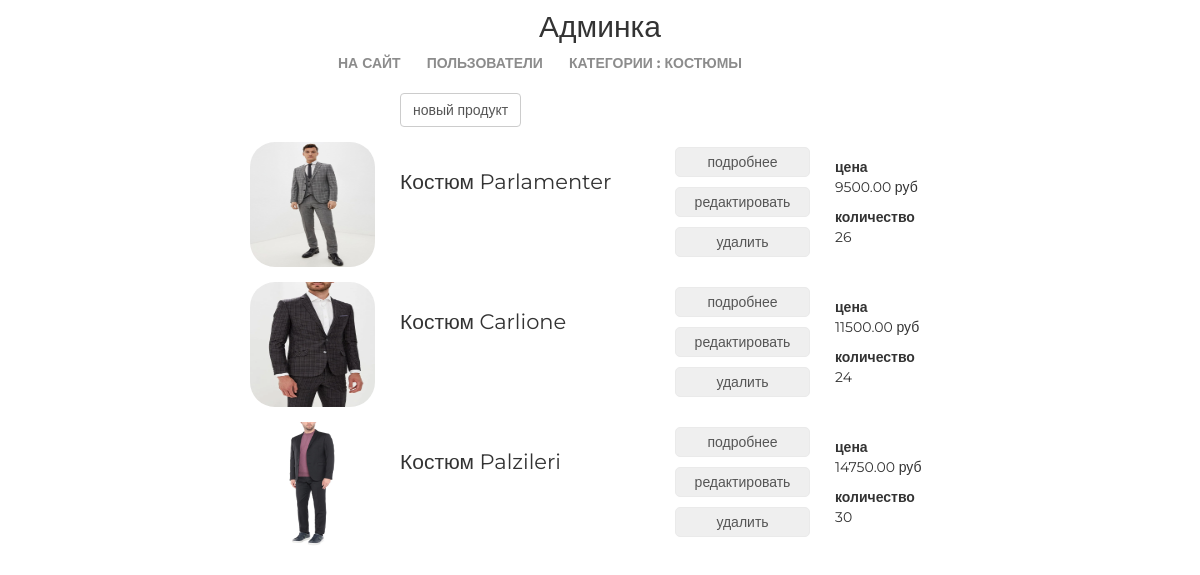
Before: /my/admin/category/1/products/ (signed in) with the older database file.
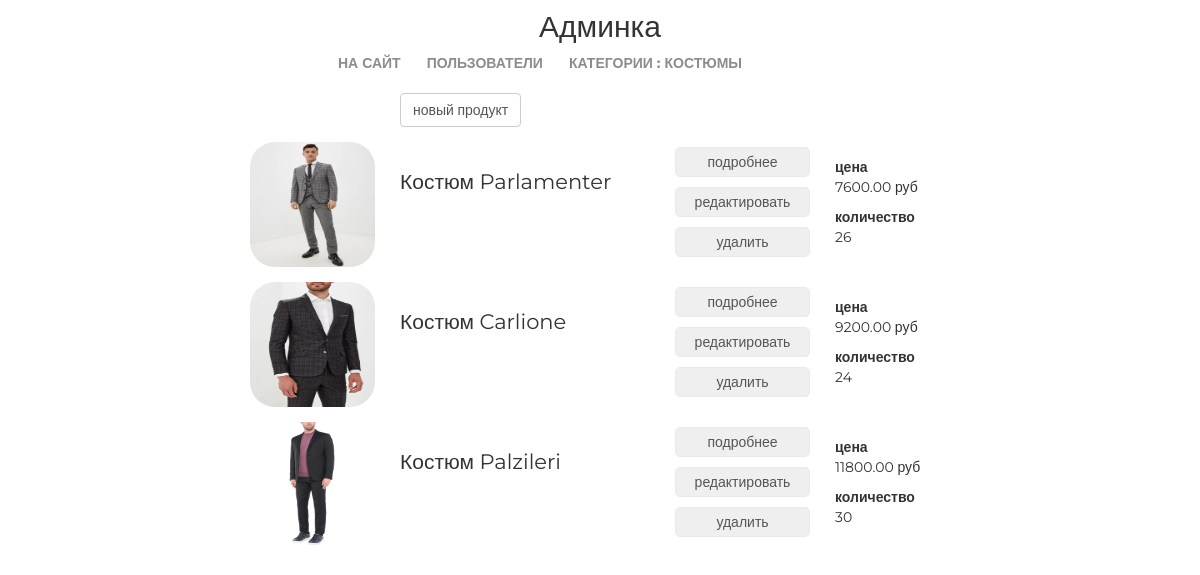
After: the same page with the newer database file.
### mainapp/models.py (models this page shows, shortened)
class ProductCategory(models.Model):
    name = models.CharField('имя категории', max_length=64)
    description = models.TextField('описание категории', blank=True)
    is_active = models.BooleanField(db_index=True, default=True)

class Product(models.Model):
    category = models.ForeignKey(ProductCategory, verbose_name='категория продукта', on_delete=models.CASCADE)
    name = models.CharField('имя продукта', max_length=128)
    image = models.ImageField(upload_to='products_images', blank=True)
    short_desc = models.CharField('краткое описание', max_length=64, blank=True)
    desc = models.TextField('описание товара', blank=True)
    price = models.DecimalField('цена продукта', max_digits=8, decimal_places=2, default=0)
    quantity = models.PositiveIntegerField('количество на складе', default=0)
    is_active = models.BooleanField(db_index=True, default=True)

### adminapp/views.py (the view)
# urls.py: path('category/<int:pk>/products/', adminapp.category_products, name='category_products'),
@user_passes_test(lambda x: x.is_superuser)
def category_products(request, pk):
    category = get_object_or_404(ProductCategory, pk=pk)
    object_list = category.product_set.all()
    context = {
        'title': f'продукты категории {category.name}',
        'object_list': object_list,
        'category': category,
    }
    return render(request, 'adminapp/category_products_list.html', context)

### basketapp/context_processors.py (called while the page is built)
def basket(request):
    if request.user.is_authenticated:
        basket = request.user.basket.select_related().all()
    else:
        basket = []
    return {
        'basket':basket,
    }

### mainapp/context_processors.py (called while the page is built)
def menu(request):
    menu = ProductCategory.objects.filter(is_active=True)
    return {
        'categories': menu,
    }

### mainapp/templatetags/my_tags.py (called while the page is built)
def media_folder_products(string):
    if not string:
        string = 'products_images/default.jpg'
    return f'{settings.MEDIA_URL}{string}'

### adminapp/templates/adminapp/category_products_list.html (shortened to what this page needs)
{% extends 'adminapp/base.html' %}
{% load static %}
{% load my_tags %}
{% block container %}
    <div class="products_list">
        <a class="new_product btn btn-default"
           href={% url 'my_admin:product_create' category.pk %}>новый продукт</a>
        {% for object in object_list %}
            <div class="product_record {% if not object.is_active %}not_active{% endif %}">
                <img src="{{ object.image|media_folder_products }}" alt="{{ object.name }}">
                <div class="product_name">
                    {{ object.name|title }}
                </div>
                <div class="product_actions">
                    <button>
                        <a href={% url 'my_admin:product_read' object.pk %}>подробнее</a>
                    </button>
                    <button>
                        <a href={% url 'my_admin:product_update' object.pk %}>редактировать</a>
                    </button>
                    <button>
                        <a href={% url 'my_admin:product_delete' object.pk %}>удалить</a>
                    </button>
                </div>
                <div class="summary">
                    <b>цена</b>
                    <p>{{ object.price }} руб</p>
                    <b>количество</b>
                    <p>{{ object.quantity }}</p>
                </div>
            </div>
        {% endfor %}
    </div>
{% endblock %}

### adminapp/templates/adminapp/base.html (shortened to what this page needs)
<!DOCTYPE html>
{% load static %}
<html>
<head>
    {% block css %}
        <link rel="stylesheet" type="text/css" href="{% static 'css/bootstrap.min.css' %}">
        <link rel="stylesheet" type="text/css" href="{% static 'css/style.css' %}">
        <link rel="stylesheet" href="{% static 'fonts/font-awesome/css/font-awesome.css' %}">
    {% endblock %}
</head>
<body>
<div class="admin_container">
    <div class="h2 text-center head">
        Админка
    </div>
    {% block menu %}
        <div class="admin_menu">
            {% include 'adminapp/includes/inc__menu.html' %}
        </div>
    {% endblock %}
    {% block container %}
    {% endblock %}
</div>
</body>
</html>

### adminapp/templates/adminapp/includes/inc__menu.html
<ul class="menu">
    <li>
        <a href="{% url 'main:index' %}">на сайт</a>
    </li>
    <li>
        <a href="{% url 'my_admin:index' %}">пользователи</a>
    </li>
    <li>
        <a href="{% url 'my_admin:categories' %}">
            категории
            {% if category %}
                : {{ category.name }}
            {% endif %}
        </a>
    </li>
</ul>

### static/css/style.css (style rules this page uses)
* { margin: 0; padding: 0; }
body { font-family: 'Montserrat', sans-serif; }
html, body { height: 100%; }
.products_list { margin-left: 250px; }
.products_list .new_product { margin-left: 150px; }
.products_list button { border: 1px solid #eaeaea; border-radius: 5px; height: 30px; margin: 5px auto; width: 135px; padding: 0 15px; }
.products_list a { color: #555; text-decoration: none; }
.product_record { height: 125px; margin: 15px auto; position: relative; }
.product_record .product_name { display: block; float: left; margin-top: 25px; margin-left: 25px; width: 250px; font-size: 150%; }
.product_record .product_actions { display: block; float: left; margin-top: 0px; margin-left: 25px; width: 135px; }
.product_record .summary { display: block; float: left; margin-top: 15px; margin-left: 25px; width: 100px; }
.product_record img { display: block; float: left; height: 125px; width: 125px; border-radius: 25px; }
.admin_container .h2 { margin-top: 10px; }
.admin_menu { display: block; left: 15px; top: 20px; height: 40px; width: 100%; }
.admin_menu ul.menu { display: block; float: none; width: 550px; height: 50px; margin: auto; color: #555; }
.menu { list-style-type: none; margin-top: 67px; float: right; }
.menu li { float: left; }
.menu a { color: #8c8c8c; font-size: 14px; font-weight: 700; text-align: right; text-transform: uppercase; text-decoration: none; padding: 10px 13px; }

Changed rows visible on the page:
changed Product "Костюм Parlamenter": price "9500.00" → "7600.00"
changed Product "Костюм Carlione": price "11500.00" → "9200.00"
changed Product "Костюм Palzileri": price "14750.00" → "11800.00"
